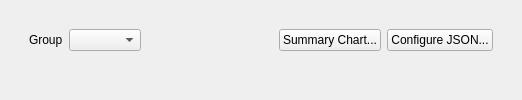
          <widget class="QWidget" name="tab_WildMons">
           <layout class="QVBoxLayout" name="verticalLayout_11">
            <item>
             <widget class="QFrame" name="frame_WildMonInfo">
              <property name="frameShape">
               <enum>QFrame::Shape::NoFrame</enum>
              </property>
              <property name="frameShadow">
               <enum>QFrame::Shadow::Raised</enum>
              </property>
              <layout class="QVBoxLayout" name="verticalLayout_12">
               <item>
                <widget class="QFrame" name="frame_2">
                 <property name="frameShape">
                  <enum>QFrame::Shape::NoFrame</enum>
                 </property>
                 <property name="frameShadow">
                  <enum>QFrame::Shadow::Plain</enum>
                 </property>
                 <layout class="QHBoxLayout" name="horizontalLayout_9">
                  <item>
                   <widget class="QLabel" name="label_10">
                    <property name="text">
                     <string>Group</string>
                    </property>
                   </widget>
                  </item>
                  <item>
                   <widget class="QComboBox" name="comboBox_EncounterGroupLabel">
                    <property name="sizeAdjustPolicy">
                     <enum>QComboBox::SizeAdjustPolicy::AdjustToContents</enum>
                    </property>
                   </widget>
                  </item>
                  <item>
                   <widget class="QPushButton" name="pushButton_NewWildMonGroup">
                    <property name="toolTip">
                     <string>&lt;html&gt;&lt;head/&gt;&lt;body&gt;&lt;p&gt;Create a new group for wild pokemon data on this map.&lt;/p&gt;&lt;/body&gt;&lt;/html&gt;</string>
                    </property>
                    <property name="text">
                     <string/>
                    </property>
                    <property name="icon">
                     <iconset resource="../resources/images.qrc">
                      <normaloff>:/icons/add.ico</normaloff>:/icons/add.ico</iconset>
                    </property>
                    <property name="flat">
                     <bool>true</bool>
                    </property>
                   </widget>
                  </item>
                  <item>
                   <widget class="QPushButton" name="pushButton_DeleteWildMonGroup">
                    <property name="toolTip">
                     <string>&lt;html&gt;&lt;head/&gt;&lt;body&gt;&lt;p&gt;Delete a group of wild pokemon data on this map.&lt;/p&gt;&lt;/body&gt;&lt;/html&gt;</string>
                    </property>
                    <property name="text">
                     <string/>
                    </property>
                    <property name="icon">
                     <iconset resource="../resources/images.qrc">
                      <normaloff>:/icons/delete.ico</normaloff>:/icons/delete.ico</iconset>
                    </property>
                    <property name="flat">
                     <bool>true</bool>
                    </property>
                   </widget>
                  </item>
                  <item>
                   <spacer name="horizontalSpacer_9">
                    <property name="orientation">
                     <enum>Qt::Orientation::Horizontal</enum>
                    </property>
                    <property name="sizeHint" stdset="0">
                     <size>
                      <width>40</width>
                      <height>20</height>
                     </size>
                    </property>
                   </spacer>
                  </item>
                  <item>
                   <widget class="QPushButton" name="pushButton_SummaryChart">
                    <property name="text">
                     <string>Summary Chart...</string>
                    </property>
                   </widget>
                  </item>
                  <item>
                   <widget class="QPushButton" name="pushButton_ConfigureEncountersJSON">
                    <property name="text">
                     <string>Configure JSON...</string>
                    </property>
                   </widget>
                  </item>
                 </layout>
                </widget>
               </item>
               <item>
                <widget class="QStackedWidget" name="stackedWidget_WildMons">
                 <widget class="QWidget" name="page"/>
                 <widget class="QWidget" name="page_2"/>
                </widget>
               </item>
              </layout>
             </widget>
            </item>
           </layout>
          </widget>
